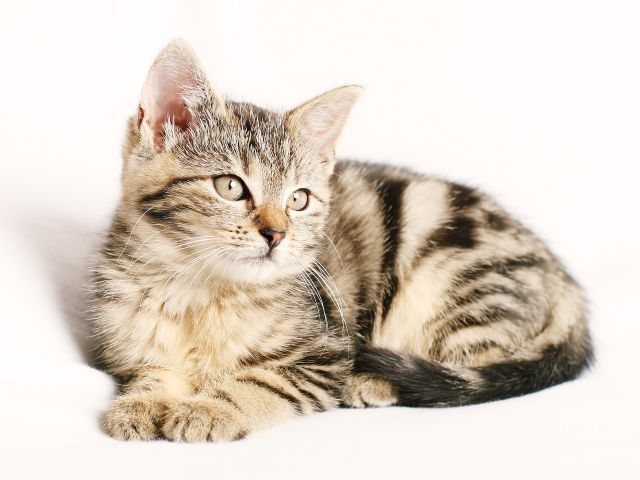
#> input picture Images/cat.jpg, 1280 x 960 px (shown at 1/2 size)
$ jupyter execute basic.ipynb
#> lines starting #> are read from the running program, lines starting #| are printed output that depends on the picture; after the words box and inside, x2 and y2 are one past the last pixel; in counts of white or black regions, pixels touching at a corner belong together
[cell 1]
import cv2 as cv

[cell 2]
img =  cv.imread('Images/cat.jpg')
#> img is the input picture: shape (960, 1280, 3); mean B, G, R 198.9, 210.6, 221.5

[cell 3]
cv.imshow('Cat', img)

Convert to grayscale

[cell 4]
gray = cv.cvtColor(img, cv.COLOR_BGR2GRAY)
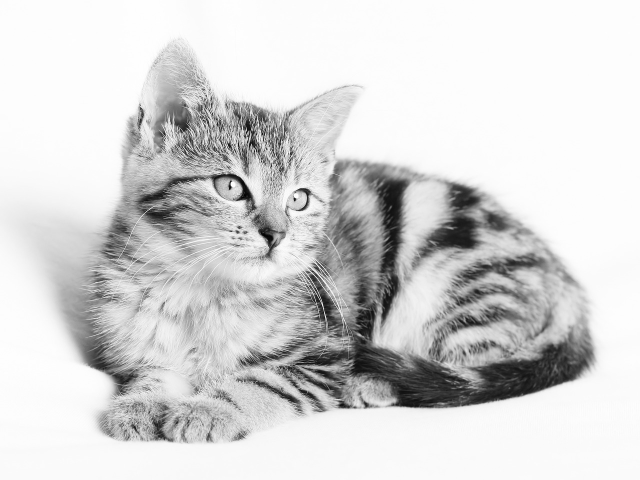
#> gray: shape (960, 1280) (shown at 1/2 size); min 0, max 255, mean 212.6
cv.imshow('Gray', gray)

Blur

[cell 5]
blur = cv.GaussianBlur(img, (3,3), cv.BORDER_DEFAULT)# (3,3) = kernel if we increase it it will blur more like (5,5)
cv.imshow('Blur', blur)

Edge Cascade

[cell 6]
canny = cv.Canny(blur, 125, 175)
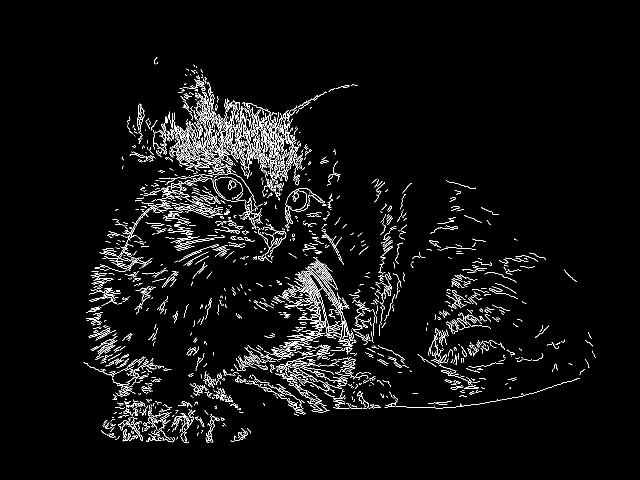
#> canny: shape (960, 1280) (shown at 1/2 size); 3.9% white in thin lines or dots, all inside (x1, y1, x2, y2) = (167, 114, 1191, 887)
cv.imshow('Canny', canny)

Dilating the image

[cell 7]
dilated = cv.dilate(canny, (3,3), iterations=1)
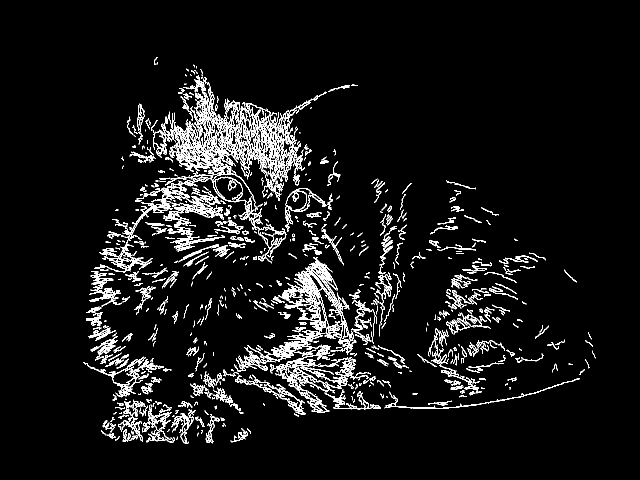
#> dilated: shape (960, 1280) (shown at 1/2 size); 6.4% white in thin lines or dots, all inside (x1, y1, x2, y2) = (167, 114, 1191, 888)
cv.imshow('Dilated', dilated)

Eroding

[cell 8]
eroded = cv.erode(dilated, (3,3), iterations=1)
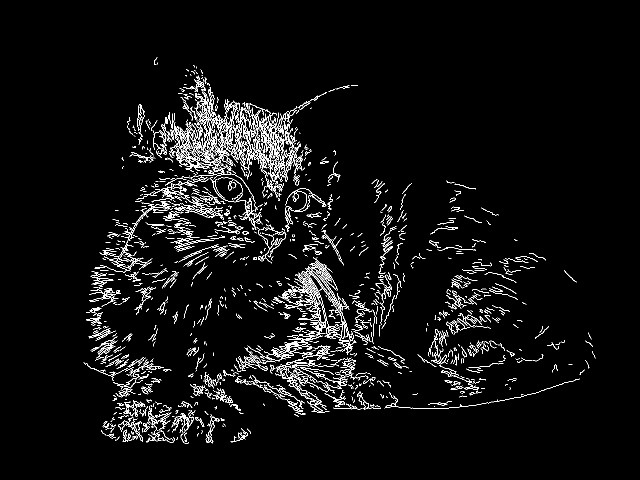
#> eroded: shape (960, 1280) (shown at 1/2 size); 4.1% white in thin lines or dots, all inside (x1, y1, x2, y2) = (167, 115, 1191, 888)
cv.imshow('Eroded', eroded)

Resize

[cell 9]
resized = cv.resize(img, (500,500), interpolation=cv.INTER_CUBIC)
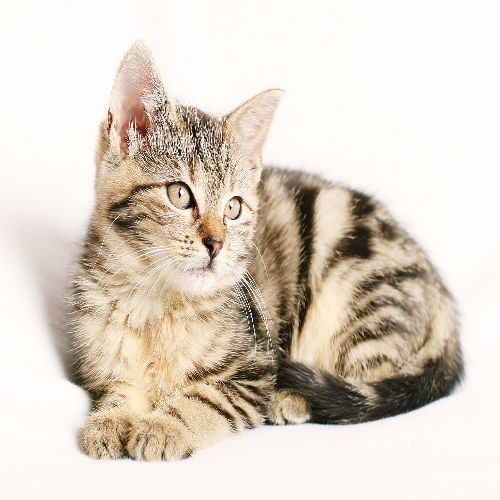
#> resized: shape (500, 500, 3); mean B, G, R 199, 210.7, 221.5
cv.imshow('Resized', resized)

Cropping

[cell 10]
cropped = img[50:200, 200:400]
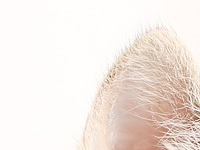
#> cropped: shape (150, 200, 3); mean B, G, R 226.3, 232.7, 242.7
cv.imshow('Cropped', cropped)

$ run again, with Images/Group.jpg copied over Images/cat.jpg
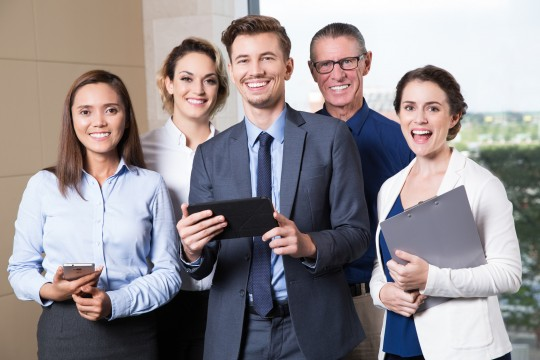
#> input picture Images/Group.jpg, 540 x 360 px
#> img is the input picture: shape (360, 540, 3); mean B, G, R 145, 141.8, 148.5
#> `canny = cv.Canny(blur, 125, 175)`:
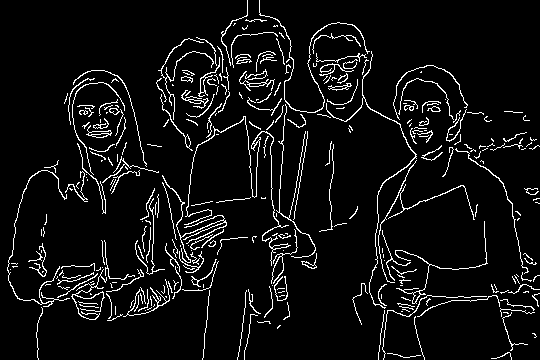
#> canny: shape (360, 540); 6.4% white in thin lines or dots
#> dilated: shape (360, 540); 9.8% white in thin lines or dots
#> eroded: shape (360, 540); 6.6% white in thin lines or dots
#> `cropped = img[50:200, 200:400]`:
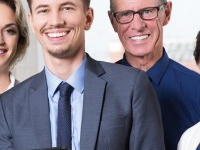
#> cropped: shape (150, 200, 3); mean B, G, R 135.8, 123.8, 132

$ run again, with Images/Group2.jpg copied over Images/cat.jpg
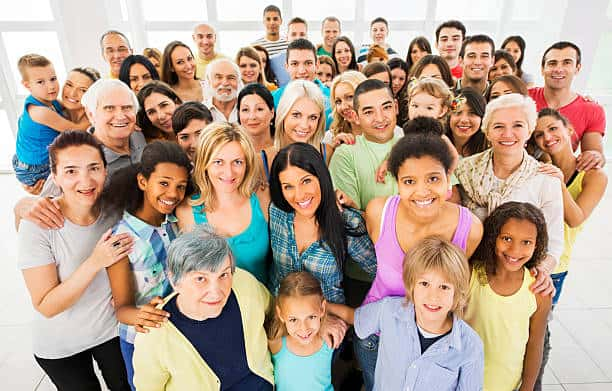
#> input picture Images/Group2.jpg, 612 x 391 px
#> img is the input picture: shape (391, 612, 3); mean B, G, R 146.8, 162, 182.3
#> `canny = cv.Canny(blur, 125, 175)`:
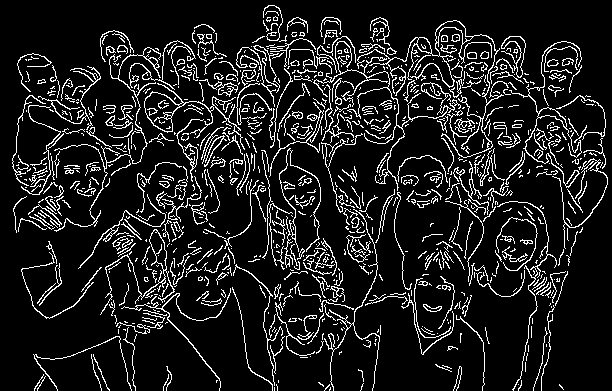
#> canny: shape (391, 612); 11.6% white in thin lines or dots
#> dilated: shape (391, 612); 17.7% white in thin lines or dots
#> eroded: shape (391, 612); 12.1% white in thin lines or dots
#> `cropped = img[50:200, 200:400]`:
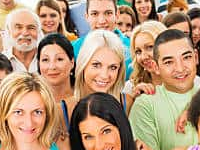
#> cropped: shape (150, 200, 3); mean B, G, R 120.1, 148.9, 180.4
